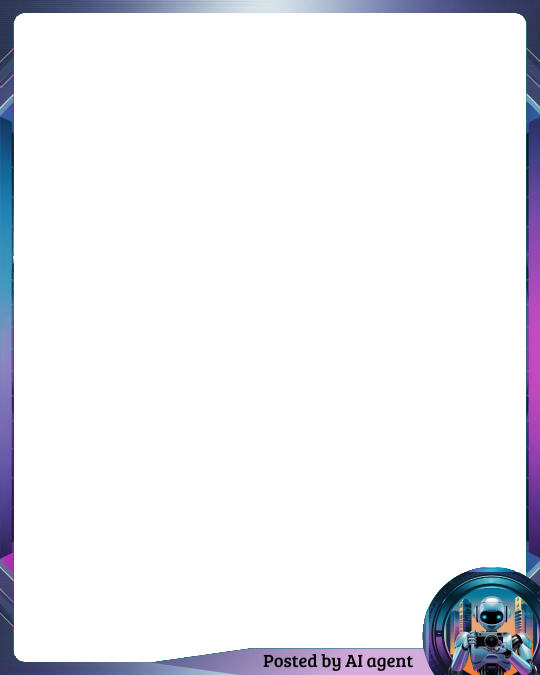
#> input picture src/legacy/crewai_system_old/core/instagram/moldura.png, 1080 x 1350 px, found by its file name (shown at 1/2 size)
$ python configure_frame_fit.py
#> lines starting #> are read from the running program, lines starting #| are printed output that depends on the picture
#> in test_fit_modes, frame is the input picture: PIL image 1080x1350 RGBA; mean R, G, B, A 11.7, 12, 17.1, 30.8
#| 🖼️ Moldura - Size: (1080, 1350), Mode: RGBA
#!/usr/bin/env python3

"""
Este módulo fornece funcionalidades para testar e configurar modos de enquadramento de imagens em molduras,
especialmente para uso em redes sociais como Instagram. Ele permite criar imagens de teste com diferentes
proporções (quadrada, paisagem, retrato), aplicar molduras utilizando diferentes modos de ajuste ("fill", "fit", "stretch"),
e salvar os resultados para comparação visual. Também inclui utilitário para configurar o modo padrão de enquadramento
em um arquivo de configuração.
Funções principais:
- create_test_images: Gera imagens de teste com gradientes e diferentes proporções.
- test_fit_modes: Aplica molduras às imagens de teste usando diferentes modos de enquadramento e gera relatório dos resultados.
- configure_fit_mode: Salva o modo de enquadramento escolhido em um arquivo de configuração.
- main: Executa o fluxo de teste e configuração, orientando o usuário sobre como aplicar os modos.
Requisitos:
- Pillow (PIL) para manipulação de imagens.
- Estrutura de diretórios esperada para assets e src.
Uso recomendado:
Execute o script para gerar imagens de teste, aplicar molduras e comparar visualmente os resultados dos diferentes modos.
Configure o modo padrão conforme sua preferência para uso em outros módulos do projeto.

"""

import os
import sys
import tempfile
from pathlib import Path

from PIL import Image

# Adicionar diretório do projeto ao Python path
project_root = Path(__file__).parent
sys.path.insert(0, str(project_root / "src"))


def create_test_images():
    """Cria diferentes tipos de imagens para teste"""

    test_images = []

    # 1. Imagem quadrada (1:1)
    square_img = Image.new("RGB", (600, 600))
#> square_img: PIL image 600x600 RGB; every value is 0
    for x in range(600):
        for y in range(600):
            # Gradiente azul
            r = int(50 + (x / 600) * 100)
            g = int(100 + (y / 600) * 100)
            b = 255
            square_img.putpixel((x, y), (r, g, b))
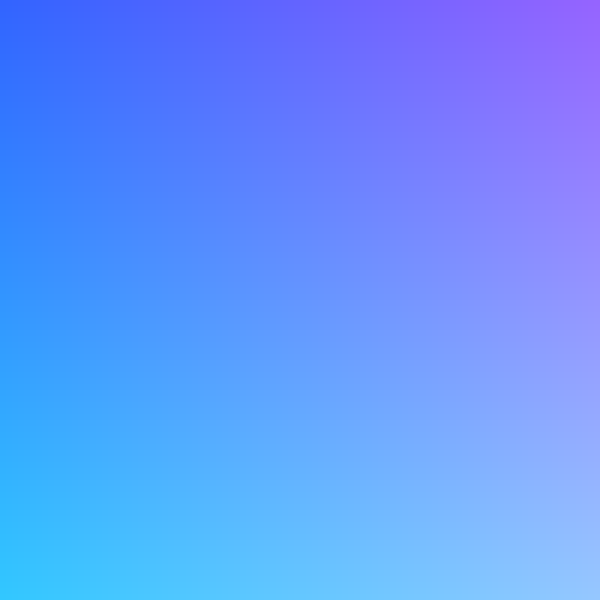
#> square_img: PIL image 600x600 RGB; mean R, G, B 99.5, 149.5, 255

    with tempfile.NamedTemporaryFile(suffix=".jpg", delete=False) as tmp_square:
        square_path = tmp_square.name
    square_img.save(square_path, "JPEG", quality=95)
    test_images.append(("Quadrada (1:1)", square_path))

    # 2. Imagem paisagem (16:9)
    landscape_img = Image.new("RGB", (800, 450))
#> landscape_img: PIL image 800x450 RGB; every value is 0
    for x in range(800):
        for y in range(450):
            # Gradiente verde
            r = int(100 + (x / 800) * 100)
            g = 255
            b = int(50 + (y / 450) * 100)
            landscape_img.putpixel((x, y), (r, g, b))
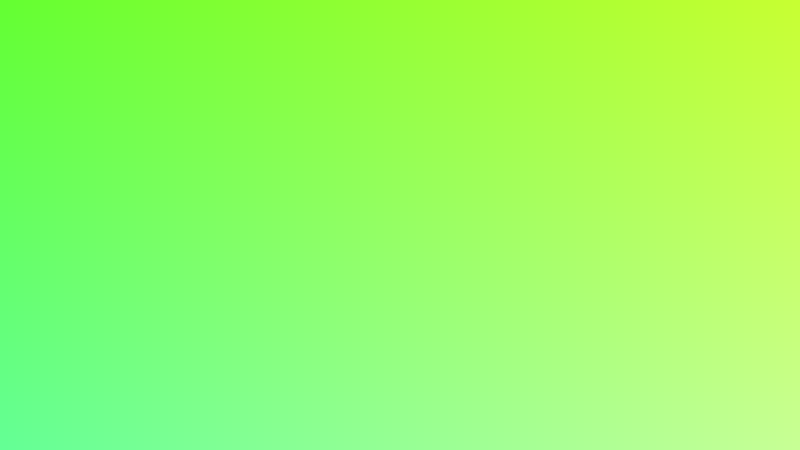
#> landscape_img: PIL image 800x450 RGB; mean R, G, B 149.5, 255, 99.4

    with tempfile.NamedTemporaryFile(suffix=".jpg", delete=False) as tmp_landscape:
        landscape_path = tmp_landscape.name
    landscape_img.save(landscape_path, "JPEG", quality=95)
    test_images.append(("Paisagem (16:9)", landscape_path))

    # 3. Imagem retrato (9:16)
    portrait_img = Image.new("RGB", (450, 800))
#> portrait_img: PIL image 450x800 RGB; every value is 0
    for x in range(450):
        for y in range(800):
            # Gradiente vermelho
            r = 255
            g = int(100 + (x / 450) * 100)
            b = int(50 + (y / 800) * 100)
            portrait_img.putpixel((x, y), (r, g, b))
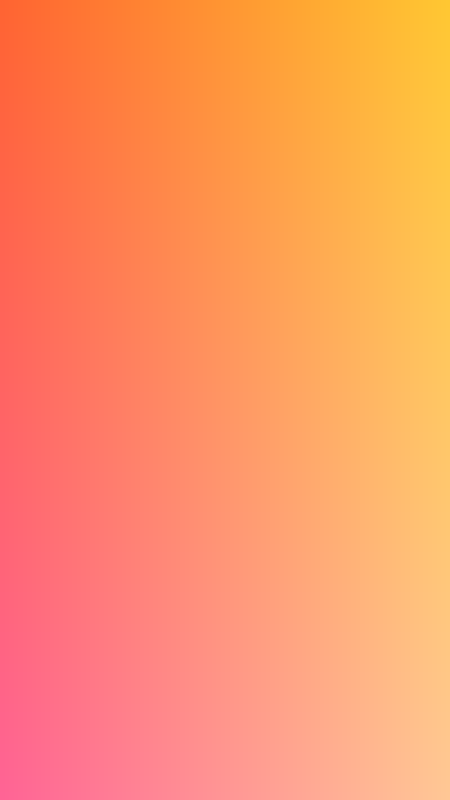
#> portrait_img: PIL image 450x800 RGB; mean R, G, B 255, 149.4, 99.5

    with tempfile.NamedTemporaryFile(suffix=".jpg", delete=False) as tmp_portrait:
        portrait_path = tmp_portrait.name
    portrait_img.save(portrait_path, "JPEG", quality=95)
    test_images.append(("Retrato (9:16)", portrait_path))

    print("📷 Imagens de teste criadas:")
    for name, path in test_images:
        with Image.open(path) as img:
            print(f"   {name}: {img.size} - {path}")
#> (printed output is left out)

    return test_images


def test_fit_modes():
    """Testa diferentes modos de enquadramento"""

    try:
        from agent_social_media.core.instagram.border import ImageWithBorder

        print("🧪 TESTANDO MODOS DE ENQUADRAMENTO")
        print("=" * 60)

        # Verificar moldura
        frame_path = str(project_root / "assets" / "moldura.png")
        if not os.path.exists(frame_path):
            print(f"❌ Moldura não encontrada: {frame_path}")
            return False

        with Image.open(frame_path) as frame:
            print(f"🖼️ Moldura - Size: {frame.size}, Mode: {frame.mode}")

        # Criar imagens de teste
        test_images = create_test_images()

        # Modos de enquadramento
        fit_modes = [
            ("fill", "Preenche toda moldura (pode cortar)"),
            ("fit", "Mantém imagem completa (pode ter espaços)"),
            ("stretch", "Estica para preencher (pode distorcer)"),
        ]

        results = []

        for mode, description in fit_modes:
            print(f"\n🔹 Testando modo: {mode} - {description}")

            for img_name, img_path in test_images:
                print(f"   📸 Processando: {img_name}")

                # Criar nome do arquivo resultado
                output_name = f"result_{mode}_{img_name.lower().replace(' ', '_').replace('(', '').replace(')', '').replace(':', 'x')}.jpg"
                with tempfile.NamedTemporaryFile(
                    suffix=f"_{output_name}", delete=False
                ) as tmp_output:
                    output_path = tmp_output.name

                try:
                    ImageWithBorder.create_bordered_image(
                        image_path=img_path,
                        border_path=frame_path,
                        output_path=output_path,
                        target_size=None,  # Usar dimensões da moldura
                        fit_mode=mode,
                    )
#> (this line was passed over: agent_social_media is not available in this run)

                    results.append((mode, img_name, output_path))
                    print(f"   ✅ Resultado: {output_path}")

                except Exception as e:
                    print(f"   ❌ Erro: {e}")

        # Relatório final
        print("\n" + "=" * 60)
        print("📊 RELATÓRIO DOS TESTES")
        print("=" * 60)

        for mode, description in fit_modes:
            print(f"\n🔹 Modo {mode}: {description}")
            mode_results = [r for r in results if r[0] == mode]
            for _, img_name, output_path in mode_results:
                with Image.open(output_path) as result:
                    print(f"   {img_name}: {result.size} → {output_path}")

        print("\n💡 RECOMENDAÇÕES:")
        print("   • Use 'fill' se quiser que a imagem preencha toda a moldura")
        print("   • Use 'fit' se quiser preservar a imagem completa")
        print("   • Use 'stretch' apenas se não se importar com distorção")

        print("\n📁 Todos os resultados salvos em arquivos temporários")
        print("🔍 Compare visualmente para escolher o melhor modo!")

        return True

    except ImportError as e:
        print(f"❌ Erro de importação: {e}")
        return False
    except Exception as e:
        print(f"❌ Erro durante teste: {e}")
        return False


def configure_fit_mode(mode="fill"):
    """
    Configura o modo de enquadramento padrão no sistema

    Args:
        mode (str): "fill", "fit", ou "stretch"
    """

    # Arquivo de configuração (você pode criar um config.py para isso)
    config_content = f'''
# Configuração de enquadramento de molduras
FRAME_FIT_MODE = "{mode}"

# Descrições dos modos:
# "fill": Preenche toda a moldura (pode cortar partes da imagem)
# "fit": Mantém a imagem completa (pode ter espaços vazios)
# "stretch": Estica para preencher (pode distorcer a imagem)
'''

    config_path = project_root / "frame_config.py"
    with open(config_path, "w") as f:
        f.write(config_content)

    print(f"✅ Modo de enquadramento configurado: {mode}")
    print(f"📝 Configuração salva em: {config_path}")


def main():
    """Executa os testes de enquadramento"""

    print("🖼️ CONFIGURADOR DE ENQUADRAMENTO DE MOLDURAS")
    print("🎯 Teste diferentes modos para encontrar o melhor ajuste")
    print("=" * 70)

    success = test_fit_modes()

    if success:
        print("\n" + "=" * 70)
        print("✅ TESTES CONCLUÍDOS COM SUCESSO")
        print("\n🔧 Para aplicar um modo específico, edite o código em:")
        print("   src/agent_social_media/core/services/instagram_send.py")
        print("   Mude o parâmetro fit_mode='fill' para:")
        print("   • fit_mode='fill' (recomendado para preencher a moldura)")
        print("   • fit_mode='fit' (para preservar a imagem completa)")
        print("   • fit_mode='stretch' (para esticar sem cortar)")

        # Configurar modo padrão como "fill" que geralmente dá melhores resultados
        configure_fit_mode("fill")
    else:
        print("❌ Falha nos testes")

    return success


if __name__ == "__main__":
#> (the run stopped early here; a loop or call above may not have finished)
